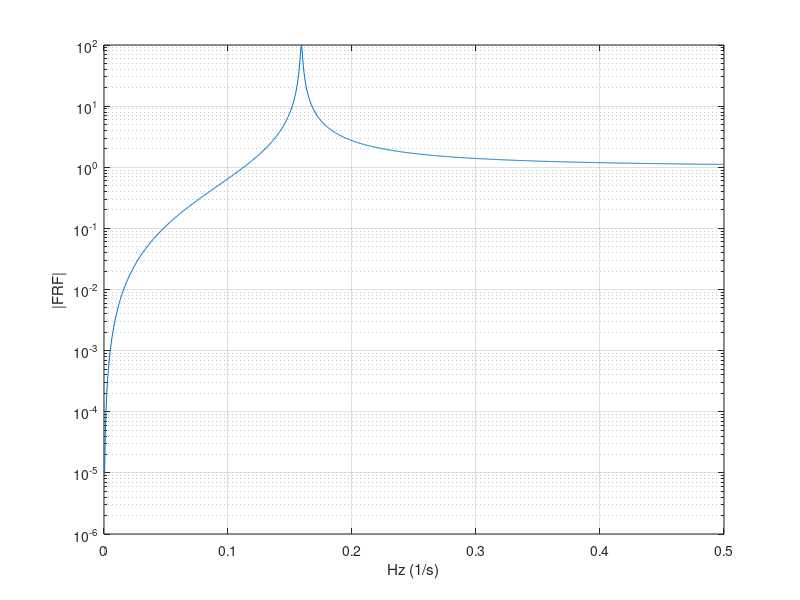
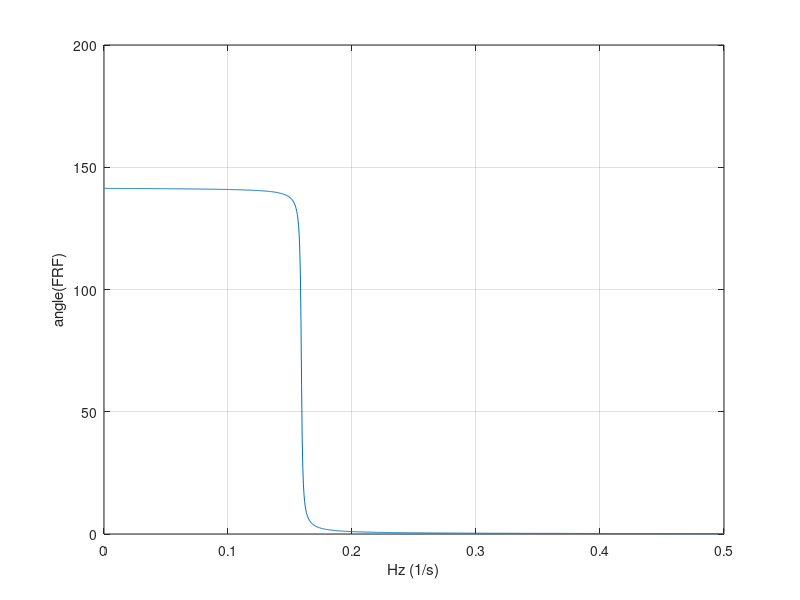
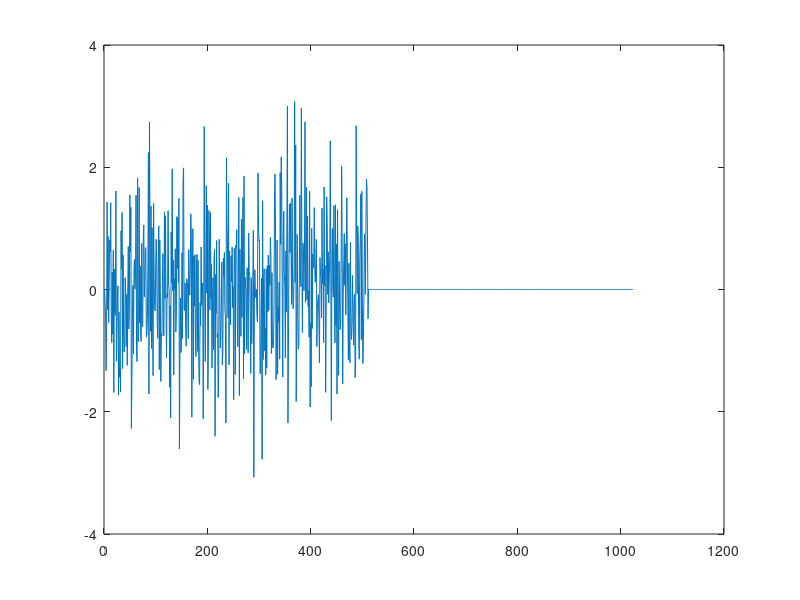

Write MATLAB code to recreate these figures, in order. (Note: this script raises an error after producing the figures.)
%% Part 1
% Using the derivation given in the book, we will derive the Frequency
% Response Functions for particular solution cos(wt).

clear

f = linspace(2,500,1024);
g = linspace(0,pi,1024);
Re_y = (1-g.^-2)./(g.^-4 - 1.9999*g.^-2 + 1);
Im_y = 0.01*(g.^-1)./(g.^-4 - 1.9999*g.^-2 + 1);
Mag_y = sqrt(Re_y.^2+Im_y.^2);
C_i = Mag_y;
phase = atan2(Im_y,Re_y);
frf1 = Re_y + 1i*Im_y;
semilogy(g./(2*pi),C_i);
xlabel('Hz (1/s)')
ylabel('|FRF|')


grid on;
figure;
plot(g./(2*pi),phase*45);
xlabel('Hz (1/s)')
ylabel('angle(FRF)')
grid on;


%% Part 2
% We will obtain the same FRF now by system identification using a set of
% input-output data. In particular, we will produce the same plots as
% above. 
A_c = [
    0 1
    -1 -0.01
    ];
B_c = [0;1];
C_c = [-1 -0.01];
D_c = 1;
dt = 1; % seconds
syst = c2d(ss(A_c,B_c,C_c,D_c),dt);
A = syst.A;
B = syst.B;
C = syst.C;
D = syst.D;




n = 1024;
inp = randn(1,n);
inp(n/2:end) = 0;
%close ALL
figure

plot(inp)
x0 = [0.5;0.5];
[Y, X] = dlsim(A,B,C,D,inp,x0);

fft_o = fft2(Y');
fft_i = fft2(inp);

frf = fft_o./fft_i;
frf = frf(1:end/2);
semilogy(linspace(0,length(frf)/n,length(frf)),abs(frf));
xlabel('Hz (1/s)')
ylabel('|FRF|')
grid on
figure
plot(linspace(0,length(frf)/n,length(frf)),angle(frf)*45)
xlabel('Hz (1/s)')
ylabel('angle(FRF)')
